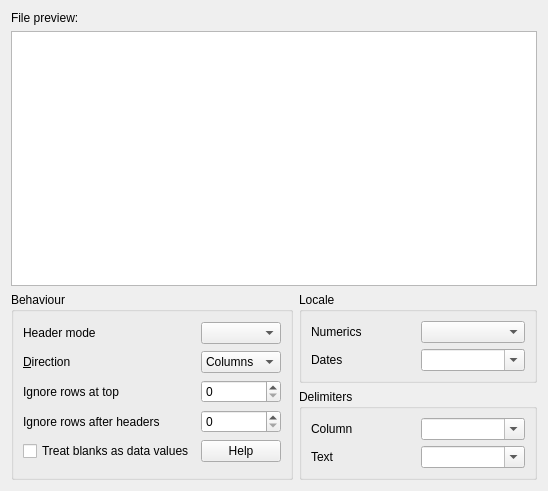
<?xml version="1.0" encoding="UTF-8"?>
<ui version="4.0">
 <class>hdf5tab</class>
 <widget class="QWidget" name="hdf5tab">
  <property name="geometry">
   <rect>
    <x>0</x>
    <y>0</y>
    <width>548</width>
    <height>491</height>
   </rect>
  </property>
  <layout class="QVBoxLayout" name="verticalLayout">
   <item>
    <widget class="QLabel" name="label_8">
     <property name="text">
      <string>File preview:</string>
     </property>
    </widget>
   </item>
   <item>
    <widget class="QTreeView" name="previewtreehdf5">
     <property name="editTriggers">
      <set>QAbstractItemView::NoEditTriggers</set>
     </property>
     <property name="tabKeyNavigation">
      <bool>false</bool>
     </property>
    </widget>
   </item>
   <item>
    <layout class="QGridLayout" name="gridLayout_2">
     <item row="0" column="0" rowspan="2">
      <widget class="QGroupBox" name="groupBox_3">
       <property name="title">
        <string>Behaviour</string>
       </property>
       <layout class="QGridLayout" name="gridLayout_3">
        <item row="0" column="0">
         <widget class="QLabel" name="label_3">
          <property name="text">
           <string>Header mode</string>
          </property>
         </widget>
        </item>
        <item row="0" column="1">
         <widget class="HistoryValueCombo" name="hdf5headermodecombo">
          <property name="toolTip">
           <string>'Multiple': allow multiple headers in file
'Single': 1st non-blank row is header
'None': no headers, guess data types</string>
          </property>
         </widget>
        </item>
        <item row="1" column="0">
         <widget class="QLabel" name="label_4">
          <property name="text">
           <string>&amp;Direction</string>
          </property>
          <property name="buddy">
           <cstring>hdf5directioncombo</cstring>
          </property>
         </widget>
        </item>
        <item row="1" column="1">
         <widget class="QComboBox" name="hdf5directioncombo">
          <property name="toolTip">
           <string>Are the data arranged in columns or rows?</string>
          </property>
          <item>
           <property name="text">
            <string>Columns</string>
           </property>
          </item>
          <item>
           <property name="text">
            <string>Rows</string>
           </property>
          </item>
         </widget>
        </item>
        <item row="2" column="0">
         <widget class="QLabel" name="label_2">
          <property name="text">
           <string>Ignore rows at top</string>
          </property>
         </widget>
        </item>
        <item row="2" column="1">
         <widget class="HistorySpinBox" name="hdf5ignoretopspin">
          <property name="toolTip">
           <string>Ignore N row at the top of the file.
If data are arranged in rows, ignores columns instead.</string>
          </property>
         </widget>
        </item>
        <item row="3" column="0">
         <widget class="QLabel" name="label">
          <property name="text">
           <string>Ignore rows after headers</string>
          </property>
         </widget>
        </item>
        <item row="3" column="1">
         <widget class="HistorySpinBox" name="hdf5ignorehdrspin">
          <property name="toolTip">
           <string>After reading a header, ignore N rows in that column.
If Direction is set to Rows, ignore N columns instead.</string>
          </property>
         </widget>
        </item>
        <item row="4" column="0">
         <widget class="HistoryCheck" name="hdf5blanksdatacheck">
          <property name="text">
           <string>Treat blanks as data values</string>
          </property>
         </widget>
        </item>
        <item row="4" column="1">
         <widget class="QPushButton" name="hdf5helpbutton">
          <property name="toolTip">
           <string>Help on how CSV files should be formatted</string>
          </property>
          <property name="text">
           <string>Help</string>
          </property>
         </widget>
        </item>
       </layout>
      </widget>
     </item>
     <item row="0" column="1">
      <widget class="QGroupBox" name="groupBox_2">
       <property name="title">
        <string>Locale</string>
       </property>
       <layout class="QGridLayout" name="gridLayout_4">
        <item row="0" column="0">
         <widget class="QLabel" name="label_5">
          <property name="text">
           <string>Numerics</string>
          </property>
         </widget>
        </item>
        <item row="0" column="1">
         <widget class="HistoryValueCombo" name="hdf5numfmtcombo">
          <property name="toolTip">
           <string>Numerical format of numbers in file:
 System - what this computer is set to use
 English - format 123,456.78
 European - format 123.456,78</string>
          </property>
         </widget>
        </item>
        <item row="1" column="0">
         <widget class="QLabel" name="label_6">
          <property name="text">
           <string>Dates</string>
          </property>
         </widget>
        </item>
        <item row="1" column="1">
         <widget class="HistoryCombo" name="hdf5datefmtcombo">
          <property name="toolTip">
           <string>Format for dates and times in file.
This will be combination of
YYYY, YY, MM, M, DD, D, hh, h, mm, m, ss and s
separated by |</string>
          </property>
          <property name="editable">
           <bool>true</bool>
          </property>
         </widget>
        </item>
       </layout>
      </widget>
     </item>
     <item row="1" column="1">
      <widget class="QGroupBox" name="groupBox">
       <property name="title">
        <string>Delimiters</string>
       </property>
       <layout class="QGridLayout" name="gridLayout">
        <item row="0" column="0">
         <widget class="QLabel" name="label_7">
          <property name="text">
           <string>Column</string>
          </property>
         </widget>
        </item>
        <item row="0" column="1">
         <widget class="HistoryCombo" name="hdf5delimitercombo">
          <property name="toolTip">
           <string>Delimiter between fields. This is usually a comma.</string>
          </property>
          <property name="editable">
           <bool>true</bool>
          </property>
         </widget>
        </item>
        <item row="1" column="0">
         <widget class="QLabel" name="label_9">
          <property name="text">
           <string>Text</string>
          </property>
         </widget>
        </item>
        <item row="1" column="1">
         <widget class="HistoryCombo" name="hdf5textdelimitercombo">
          <property name="toolTip">
           <string>Character to delimit text, usually a quote (&quot;).</string>
          </property>
          <property name="editable">
           <bool>true</bool>
          </property>
         </widget>
        </item>
       </layout>
      </widget>
     </item>
    </layout>
   </item>
  </layout>
 </widget>
 <customwidgets>
  <customwidget>
   <class>HistoryCombo</class>
   <extends>QComboBox</extends>
   <header>historycombo.h</header>
  </customwidget>
  <customwidget>
   <class>HistorySpinBox</class>
   <extends>QSpinBox</extends>
   <header>historyspinbox.h</header>
  </customwidget>
  <customwidget>
   <class>HistoryCheck</class>
   <extends>QCheckBox</extends>
   <header>historycheck.h</header>
  </customwidget>
  <customwidget>
   <class>HistoryValueCombo</class>
   <extends>QComboBox</extends>
   <header>historyvaluecombo.h</header>
  </customwidget>
 </customwidgets>
 <resources/>
 <connections/>
</ui>
